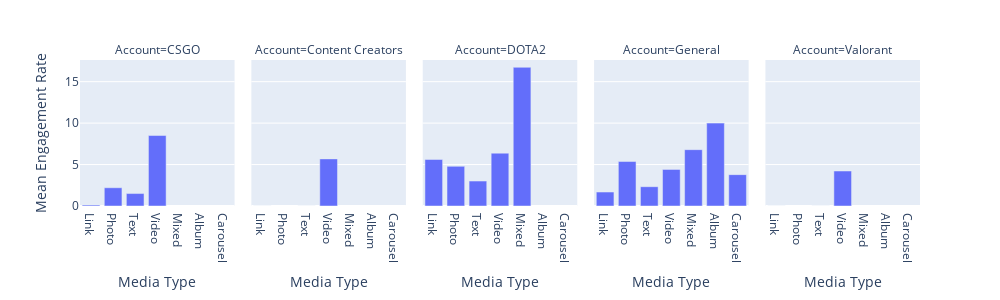

Here is the notebook cell this chart was saved with:
### Code cell
# Calculate the mean engagement rate
mean_engagement = df_filtered.groupby(['Account','Media Type'])['Engagement Rate'].mean().reset_index()


fig = px.bar(mean_engagement,
              x="Media Type",
              y="Engagement Rate",
             facet_col="Account",
              bwidth=1000,
              height=300)

for axis in fig.select_yaxes():
    axis.title = None
    
fig.update_layout(
    yaxis_title="Mean Engagement Rate"
)

fig.show()

### Figure 1 — Plotly figure (JSON) as saved in the notebook; plotly's stock layout.template omitted (floating-point values rounded to 4 significant figures)
{"data": [{"alignmentgroup": "True", "hovertemplate": "Account=CSGO<br>Media Type=%{x}<br>Engagement Rate=%{y}<extra></extra>", "legendgroup": "", "marker": {"color": "#636efa", "pattern": {"shape": ""}}, "name": "", "offsetgroup": "", "orientation": "v", "showlegend": false, "textposition": "auto", "type": "bar", "x": ["Link", "Photo", "Text", "Video"], "xaxis": "x", "y": [0.1173, 2.203, 1.502, 8.501], "yaxis": "y"}, {"alignmentgroup": "True", "hovertemplate": "Account=Content Creators<br>Media Type=%{x}<br>Engagement Rate=%{y}<extra></extra>", "legendgroup": "", "marker": {"color": "#636efa", "pattern": {"shape": ""}}, "name": "", "offsetgroup": "", "orientation": "v", "showlegend": false, "textposition": "auto", "type": "bar", "x": ["Link", "Text", "Video"], "xaxis": "x2", "y": [0, 0, 5.684], "yaxis": "y2"}, {"alignmentgroup": "True", "hovertemplate": "Account=DOTA2<br>Media Type=%{x}<br>Engagement Rate=%{y}<extra></extra>", "legendgroup": "", "marker": {"color": "#636efa", "pattern": {"shape": ""}}, "name": "", "offsetgroup": "", "orientation": "v", "showlegend": false, "textposition": "auto", "type": "bar", "x": ["Link", "Mixed", "Photo", "Text", "Video"], "xaxis": "x3", "y": [5.613, 16.73, 4.785, 3.007, 6.374], "yaxis": "y3"}, {"alignmentgroup": "True", "hovertemplate": "Account=General<br>Media Type=%{x}<br>Engagement Rate=%{y}<extra></extra>", "legendgroup": "", "marker": {"color": "#636efa", "pattern": {"shape": ""}}, "name": "", "offsetgroup": "", "orientation": "v", "showlegend": false, "textposition": "auto", "type": "bar", "x": ["Album", "Carousel", "Link", "Mixed", "Photo", "Text", "Video"], "xaxis": "x4", "y": [10, 3.784, 1.681, 6.796, 5.366, 2.329, 4.417], "yaxis": "y4"}, {"alignmentgroup": "True", "hovertemplate": "Account=Valorant<br>Media Type=%{x}<br>Engagement Rate=%{y}<extra></extra>", "legendgroup": "", "marker": {"color": "#636efa", "pattern": {"shape": ""}}, "name": "", "offsetgroup": "", "orientation": "v", "showlegend": false, "textposition": "auto", "type": "bar", "x": ["Link", "Text", "Video"], "xaxis": "x5", "y": [0, 0, 4.221], "yaxis": "y5"}], "layout": {"annotations": [{"font": {}, "showarrow": false, "text": "Account=CSGO", "x": 0.092, "xanchor": "center", "xref": "paper", "y": 1, "yanchor": "bottom", "yref": "paper"}, {"font": {}, "showarrow": false, "text": "Account=Content Creators", "x": 0.296, "xanchor": "center", "xref": "paper", "y": 1, "yanchor": "bottom", "yref": "paper"}, {"font": {}, "showarrow": false, "text": "Account=DOTA2", "x": 0.5, "xanchor": "center", "xref": "paper", "y": 1, "yanchor": "bottom", "yref": "paper"}, {"font": {}, "showarrow": false, "text": "Account=General", "x": 0.704, "xanchor": "center", "xref": "paper", "y": 1, "yanchor": "bottom", "yref": "paper"}, {"font": {}, "showarrow": false, "text": "Account=Valorant", "x": 0.908, "xanchor": "center", "xref": "paper", "y": 1, "yanchor": "bottom", "yref": "paper"}], "barmode": "relative", "height": 300, "legend": {"tracegroupgap": 0}, "margin": {"t": 60}, "width": 1000, "xaxis": {"anchor": "y", "domain": [0, 0.184], "title": {"text": "Media Type"}}, "xaxis2": {"anchor": "y2", "domain": [0.204, 0.388], "matches": "x", "title": {"text": "Media Type"}}, "xaxis3": {"anchor": "y3", "domain": [0.408, 0.592], "matches": "x", "title": {"text": "Media Type"}}, "xaxis4": {"anchor": "y4", "domain": [0.612, 0.796], "matches": "x", "title": {"text": "Media Type"}}, "xaxis5": {"anchor": "y5", "domain": [0.816, 1], "matches": "x", "title": {"text": "Media Type"}}, "yaxis": {"anchor": "x", "domain": [0, 1], "title": {"text": "Mean Engagement Rate"}}, "yaxis2": {"anchor": "x2", "domain": [0, 1], "matches": "y", "showticklabels": false}, "yaxis3": {"anchor": "x3", "domain": [0, 1], "matches": "y", "showticklabels": false}, "yaxis4": {"anchor": "x4", "domain": [0, 1], "matches": "y", "showticklabels": false}, "yaxis5": {"anchor": "x5", "domain": [0, 1], "matches": "y", "showticklabels": false}}}
